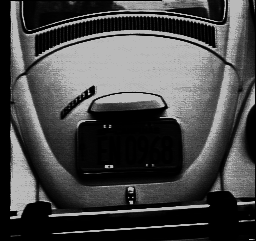
#> input picture Visualizacao_de_Dados/figuras/imagem_carro.png, 256 x 241 px
$ python atividade2_09_binarizacao.py ../figuras/imagem_carro.png out.png ../figuras/brasil.png
#> lines starting #> are read from the running program, lines starting #| are printed output that depends on the picture; after the words box and inside, x2 and y2 are one past the last pixel; in counts of white or black regions, pixels touching at a corner belong together
from PIL import Image
import numpy as np
import matplotlib.pyplot as plt
import sys

# Carrega a imagem
img = Image.open(sys.argv[1])
#> img is the input picture: PIL image 256x241 L; min 0, max 186, mean 71.9

# Converte a imagem para tons de cinza
img_gray = img.convert('L')

# Converte a imagem para um array numpy
img_gray_array = np.array(img_gray)

# Definir o limiar (threshold) para binarização (por exemplo, 128)
threshold = 128
#threshold = sys.argv[3]

# Binariza a imagem
img_binary = (img_gray_array > threshold) * 255 # Pixels acima do limiar são brancos (255) e abaixo são pretos (0)
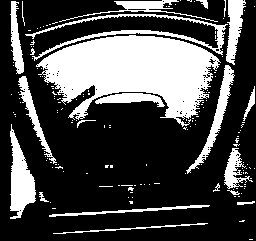
#> img_binary: shape (241, 256) int64; 29.2% white; 161 white regions (140 under 20 px), largest, box (x1, y1, x2, y2) and area: (36, 35, 221, 127) 9628, (10, 124, 36, 219) 1315, (25, 14, 228, 61) 1285

# Converter o array numpy de volta para uma imagem
img_binary_pil = Image.fromarray(img_binary.astype(np.uint8))

# Salvar a imagem binarizada
img_binary_pil.save(sys.argv[2])

# Mostrar a imagem original e binarizada
fig, axes = plt.subplots(1, 2, figsize=(12, 6))
axes[0].imshow(img_gray, cmap='gray')   # Mostra a imagem original em tons de cinza
axes[0].set_title('Imagem Original')
axes[0].axis('off')

axes[1].imshow(img_binary_pil, cmap='gray')   # Mostra a imagem binarizada
axes[1].set_title('Imagem Binarizada')
axes[1].axis('off')

plt.tight_layout()
plt.show()
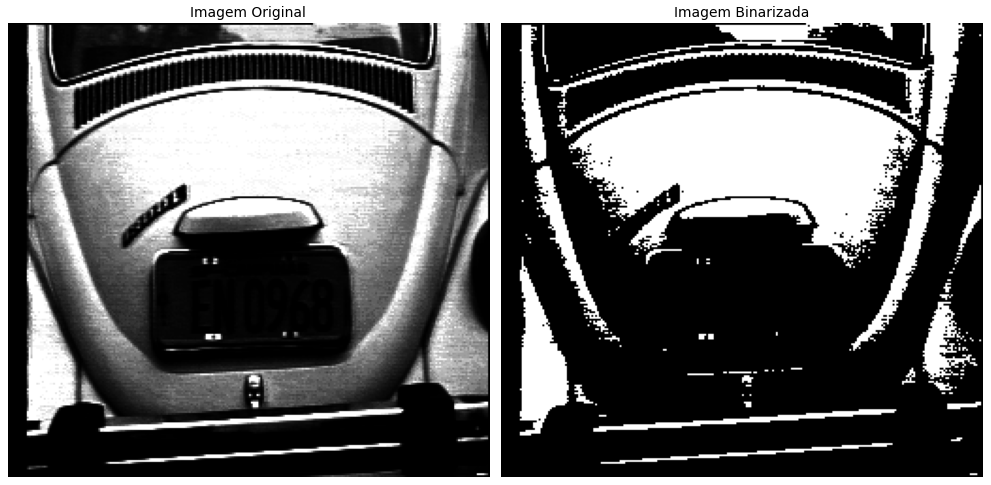
#> figure drawn by matplotlib, 2 panels
